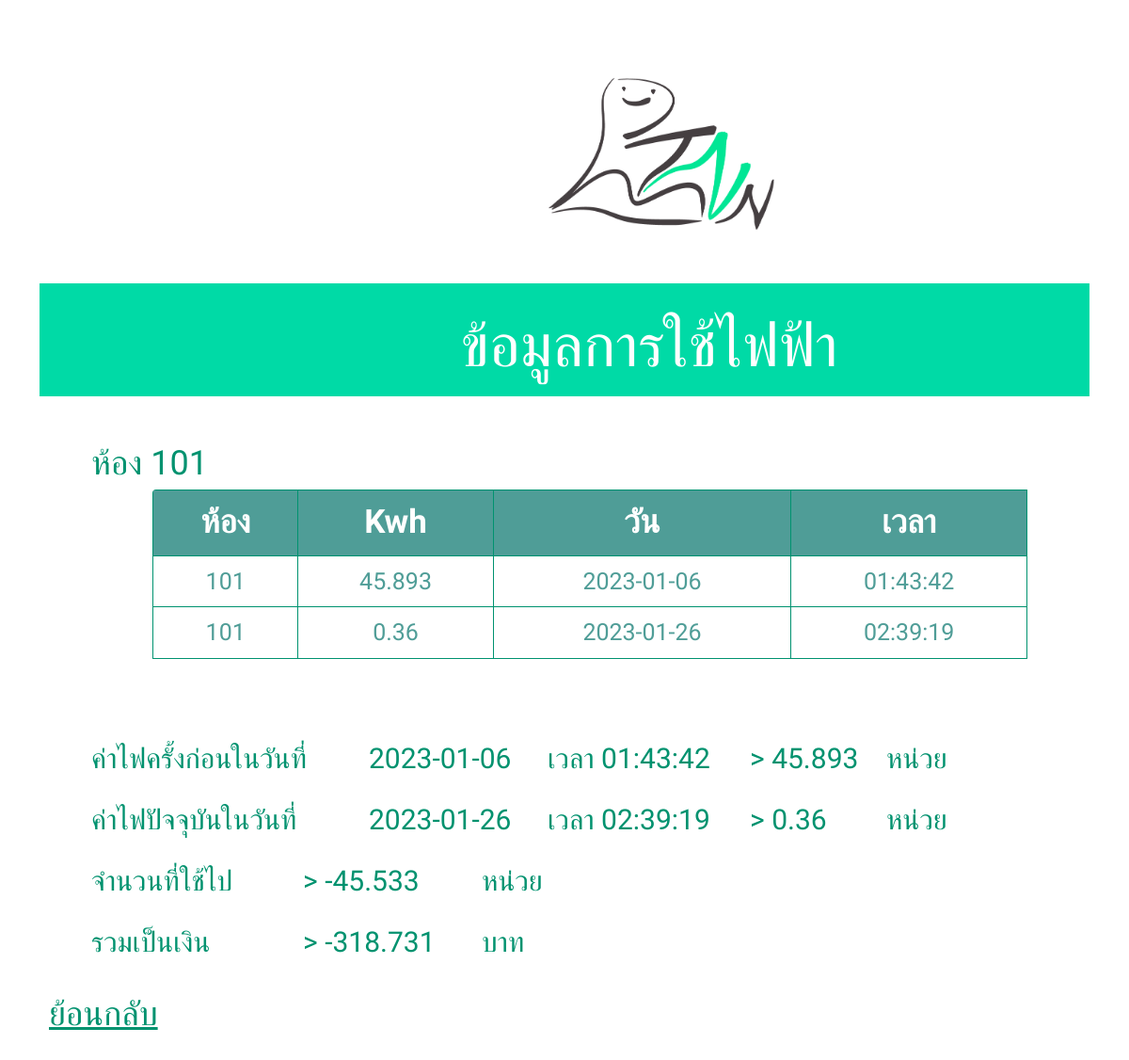
The app's page /datauser.php (signed in) with its own data.
### tables this page shows
CREATE TABLE `data1` (
  `room` text NOT NULL,
  `Kwh` float NOT NULL,
  `date` date NOT NULL,
  `time` time NOT NULL,
  `dataid` int(11) NOT NULL,
  `sa` varchar(1) NOT NULL
);

CREATE TABLE `rt` (
  `room` int(11) NOT NULL,
  `Kwh` float NOT NULL,
  `date` date NOT NULL,
  `time` time NOT NULL,
  `dataid` int(255) NOT NULL
);

### datauser.php (the view, shortened to what this page needs)
<?php
    $ro = strval($_SESSION['roomnumber']);
    require_once('connect.php');
    $sql = "SELECT * FROM data1 WHERE room = '$ro'";
    $result = mysqli_query($conn, $sql);
?>
<!DOCTYPE html>
<head>
    <link href="https://cdn.jsdelivr.net/npm/bootstrap@5.2.3/dist/css/bootstrap.min.css" rel="stylesheet">
</head>
<body><div class="cardd container"><div class="v53_80">
<div class="v53_83"></div>
<div class="v53_84"><div class="v53_85"></div><span class="v53_86">ข้อมูลการใช้ไฟฟ้า</span></div>
<div><a class="v54_87" href="user_main.php">ย้อนกลับ</a></div>
<span class="v54_88"><?php echo ("ห้อง ".$ro);?></span>
<div class="v27_607">
        <div class="col-lg-10">
        <div class="row justify-content-center">
        <div class="table-responsive" >
        <table class="table table-bordered">
                                <thead>
                                <tr class="v100_100">
                                    <th>ห้อง</th>
                                    <th>Kwh</th>
                                    <th>วัน</th>
                                    <th>เวลา</th>
                                </tr>
                                </thead>
                                <tbody>
                                <?php
                                $n=0;
                                $o=0;
                                while ($row = mysqli_fetch_assoc($result)):
                                    if ($row['sa'] == "o"){
                                    ?>
                                    <tr class="v100_200">
                                        <td> <?php echo $row['room'] ?> </td>
                                        <td> <?php echo $row['Kwh'] ?> </td>
                                        <td> <?php echo $row['date'] ?> </td>
                                        <td> <?php echo $row['time']  ?> </td>
                                    </tr>
                                <?php }
                                if (mysqli_num_rows($result) > 0){
                                if ($row['sa'] =="o"){
                                    $y= $row['Kwh'];
                                    $tn=$row['time'];
                                    $dn=$row['date'];
                                    $n=floatval($y);
                                }}
                            endwhile;
                            $sql = "SELECT * FROM rt WHERE room = '$ro'";
                            $result = mysqli_query($conn, $sql);
                            while ($row = mysqli_fetch_assoc($result)):
                              if (mysqli_num_rows($result) > 0){
                                  $r= $row['Kwh'];
                                  $rdate=$row['date'];
                                  $rtime=$row['time'];
                                  $o=floatval($r);
                                  ?>
                                  <tr class="v100_200">
                                  <td> <?php echo $row['room'] ?> </td>
                                        <td> <?php echo $row['Kwh'] ?> </td>
                                        <td> <?php echo $row['date'] ?> </td>
                                        <td> <?php echo $row['time']  ?> </td>
                                        </tr>
                                  <?php
                              }
                          endwhile;
                            ?>
                                </tbody>
                            </table>
            </div>
        </div>
    </div>
</div>
<?php
        if (mysqli_num_rows($result) > 0){
            $z=$o - $n;?>
            <span class="v54_89">ค่าไฟครั้งก่อนในวันที่</span>
            <span class="v54_97"><?php echo ($dn); ?></span>
            <span class="v54_98">เวลา <?php echo ($tn); ?></span>
            <span class="v54_99"> > <?php echo ($n); ?></span>
            <span class="v54_100">หน่วย</span>
                    <span class="v54_90">ค่าไฟปัจจุบันในวันที่</span>
                    <span class="v54_102"><?php echo ($rdate); ?></span>
                    <span class="v54_103">เวลา <?php echo ($rtime); ?></span>
                    <span class="v54_104"> > <?php echo ($o); ?></span>
                    <span class="v54_105">หน่วย</span>
                            <span class="v54_91">จำนวนที่ใช้ไป </span>
                            <span class="v54_93">> <?php echo ($z); ?></span>
                            <span class="v54_94">หน่วย</span>
                                    <span class="v54_92">รวมเป็นเงิน </span>
                                    <span class="v54_95">> <?php echo ($z*7); ?></span>
                                    <span class="v54_96">บาท</span>
                        <?php
                    }else{
                            echo "ไม่มีข้อมูล";
                        }
                        ?>
</div></div></body></html> <br/><br/>

### records on screen
data1: room "101", Kwh "45.893", date "2023-01-06", time "01:43:42"
rt: room "101", Kwh "0.36", date "2023-01-26", time "02:39:19", Kwh.Kwh "-45.533", $z*7 "-318.731"

### other values on screen
$ro "101"
